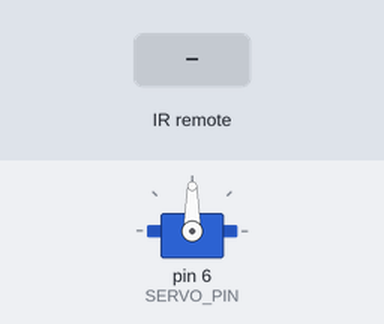
Bench run of a sketch on a simulated Arduino Uno, built with avr-gcc and run on an emulated ATmega328P. Parts: servo. Inputs (shaded band) come from the test bench.

Above: at 1.2 s.
1.3 s: infrared code 0xFF22DD received
At 1.9 s:
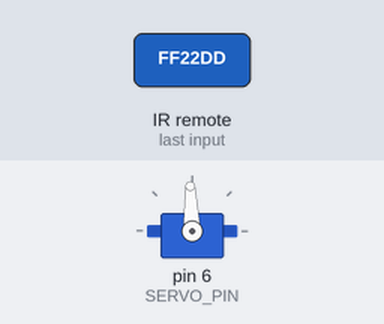
2.8 s: infrared code 0xFFFFFFFF received
At 3.1 s:
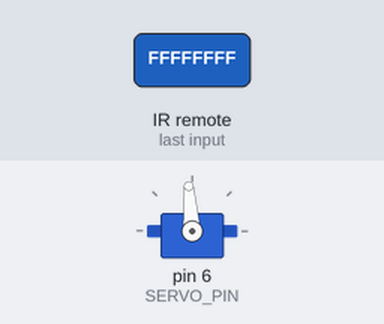
Timing chart, 0 to 5.8 s (numbered marks = the images above; inputs shaded):
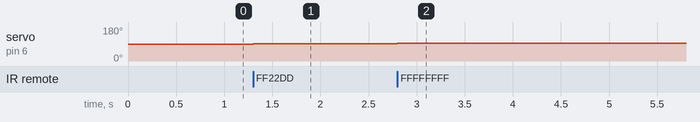

Measured:
- after the input at 1.3 s, servo on pin 6 (SERVO_PIN): 90° → 92° at once
- after the input at 2.8 s, servo on pin 6 (SERVO_PIN): 92° → 94° at once

The sketch:

IR-Rcv-Demo4.ino
```cpp
/*
  IR Receiver Demonstration 4
  IR-Rcv-Demo4.ino
  Demonstrates IR codes with Custom Remote and IR Receiver
  Makes use of Repeat function

  DroneBot Workshop 2017
  http://dronebotworkshop.com
*/

// Include IR Remote Library by Ken Shirriff
#include <IRremote.h>

// Include Arduino Servo Library
#include <Servo.h>

// Define Sensor Pin
const int RECV_PIN = 4;

// Define Servo Pin
const int SERVO_PIN = 6;

// Define Variable for Servo position
// Start at 90 Degrees (Center position)
int pos = 90;

// Define variable to store last code received
unsigned long lastCode;

// Define IR Receiver and Results Objects
IRrecv irrecv(RECV_PIN);
decode_results results;

// Create servo object
Servo myservo;

void setup()
{
  // Start the receiver
  irrecv.enableIRIn();

  // Attach the servo
  myservo.attach(SERVO_PIN);

  // Start with Servo in Center
  myservo.write(pos);
}

void loop() {
  if (irrecv.decode(&results)) //this checks to see if a code has been received
  {

    if (results.value == 0xFFFFFFFF)
    {
      // If Repeat then use last code received
      results.value = lastCode;
    }

    if (results.value == 0xFF22DD)
    {
      // Left Button Pressed
      lastCode = results.value;
      // Move left 2 degrees
      pos += 2;
      // Prevent position above 180
      if (pos > 180) {
        pos = 180;
      }
      myservo.write(pos);
    }

    if (results.value == 0xFFC23D)
    {
      // Right Button Pressed
      lastCode = results.value;
      // Move Right 2 degrees
      pos -= 2;
      // Prevent position below 0
      if (pos < 0) {
        pos = 0;
      }
      myservo.write(pos);
    }

    if (results.value == 0xFF02FD)
    {
      // Center Button Pressed
      lastCode = results.value;
      // Move to Center
      pos = 90;
      myservo.write(pos);
    }

    // Add delay to prevent false readings
    delay(30);
    //receive the next value
    irrecv.resume();
  }

}
```
